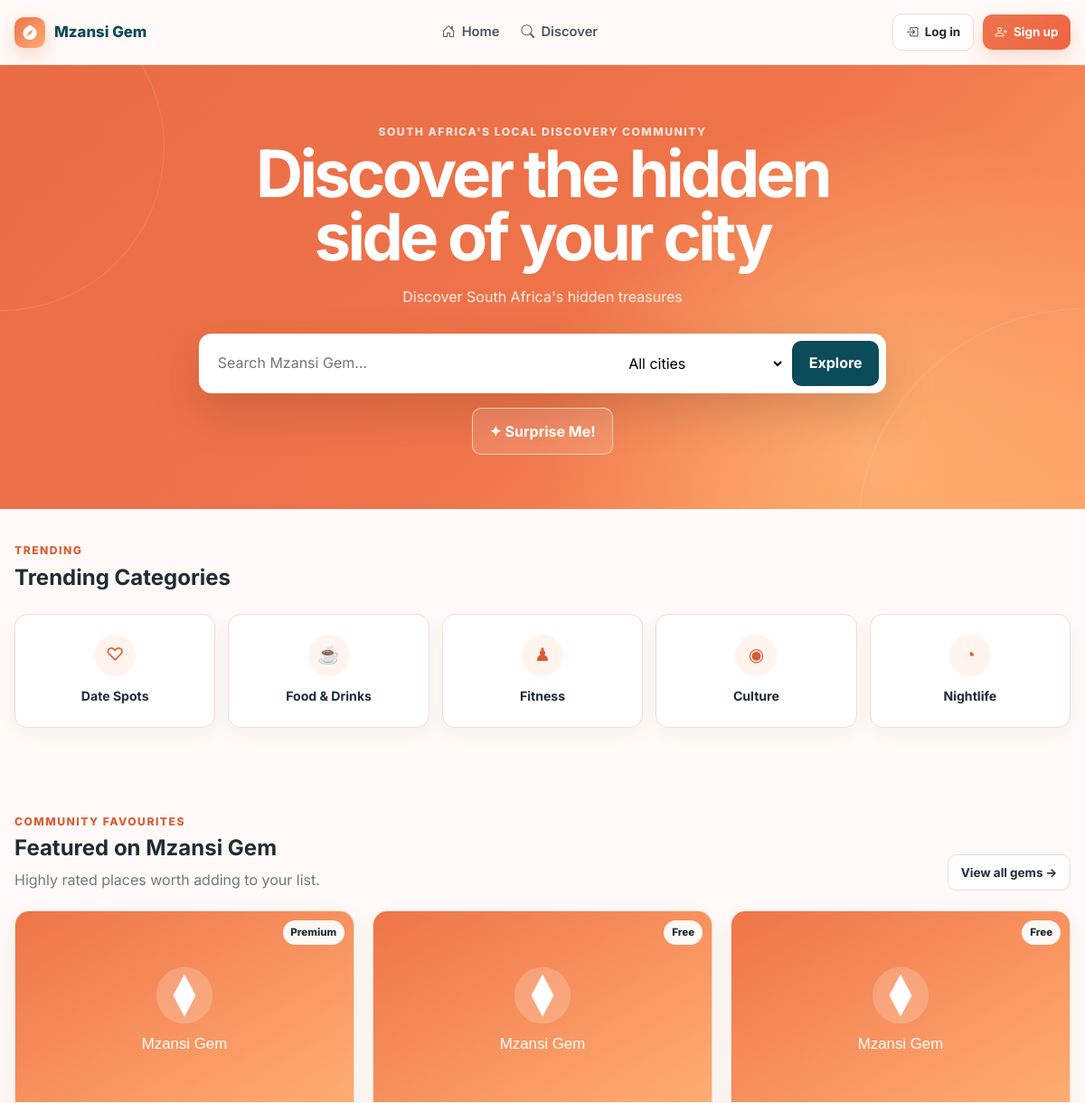
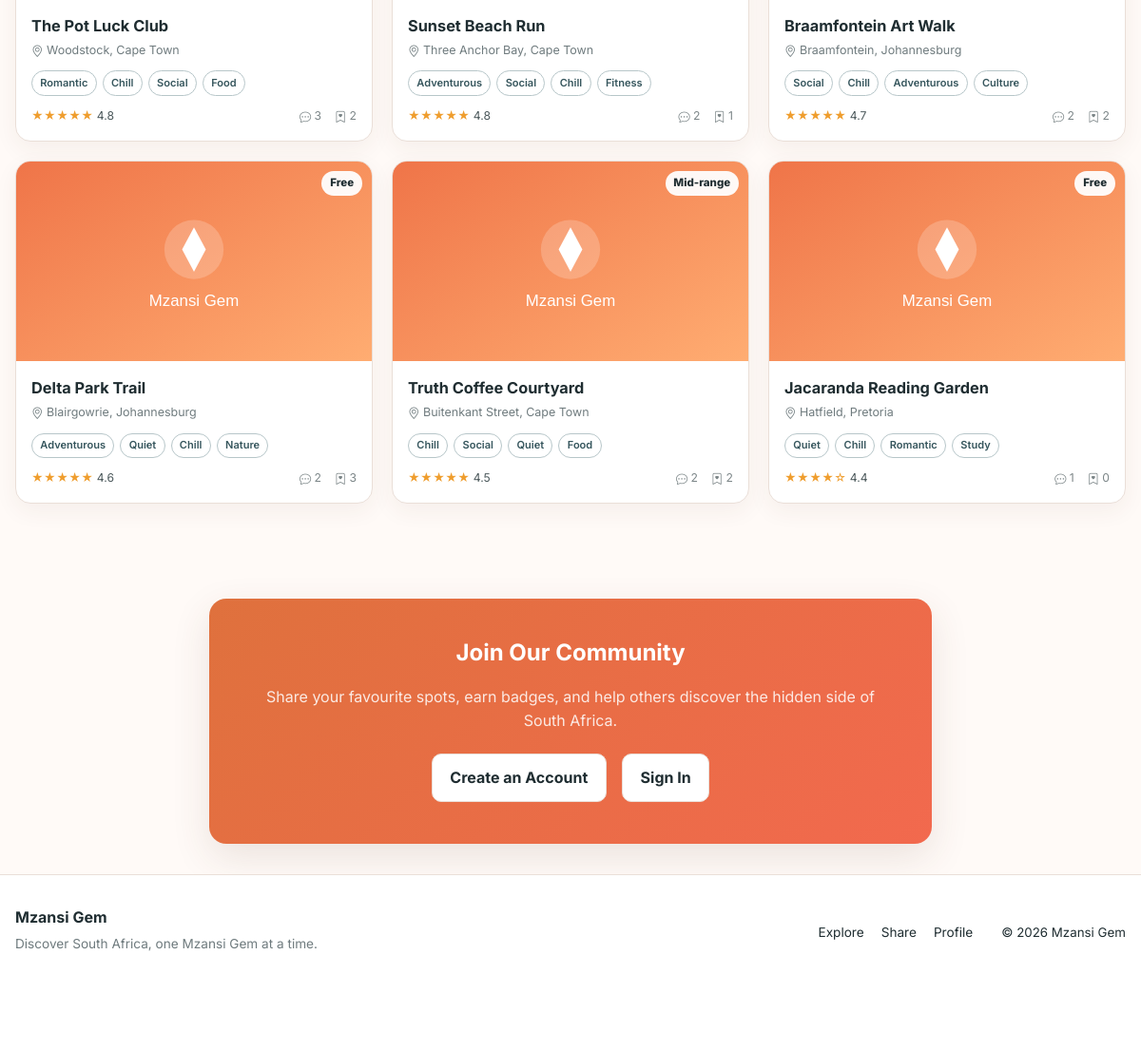
The page / on the database its author committed (2 pictures, top to bottom).
### tables this page shows
CREATE TABLE settings (
    setting_key VARCHAR(100) PRIMARY KEY,
    setting_value TEXT NOT NULL,
    updated_at TIMESTAMP NOT NULL DEFAULT CURRENT_TIMESTAMP ON UPDATE CURRENT_TIMESTAMP
);

CREATE TABLE gems (
    id INT UNSIGNED AUTO_INCREMENT PRIMARY KEY,
    user_id INT UNSIGNED NOT NULL,
    title VARCHAR(100) NOT NULL,
    slug VARCHAR(140) NOT NULL,
    description VARCHAR(500) NOT NULL,
    location VARCHAR(180) NOT NULL,
    city VARCHAR(100) NOT NULL,
    vibes VARCHAR(220) NOT NULL,
    budget_level ENUM('Free','Budget','Mid-range','Premium') NOT NULL,
    activity_type ENUM('Food','Fitness','Study','Nature','Nightlife','Culture') NOT NULL,
    operating_hours VARCHAR(100) NOT NULL DEFAULT 'All Day',
    cover_image VARCHAR(500) NULL,
    average_rating DECIMAL(3,2) NOT NULL DEFAULT 0,
    review_count INT UNSIGNED NOT NULL DEFAULT 0,
    status ENUM('pending','approved','rejected') NOT NULL DEFAULT 'pending',
    rejection_reason VARCHAR(255) NULL,
    created_at TIMESTAMP NOT NULL DEFAULT CURRENT_TIMESTAMP,
    updated_at TIMESTAMP NOT NULL DEFAULT CURRENT_TIMESTAMP ON UPDATE CURRENT_TIMESTAMP,
    approved_at DATETIME NULL,
    UNIQUE KEY unique_slug (slug),
    CONSTRAINT fk_gem_user FOREIGN KEY (user_id) REFERENCES users(id) ON DELETE CASCADE,
    INDEX idx_gems_status_city (status, city),
    INDEX idx_gems_activity (activity_type),
    FULLTEXT INDEX ft_gems_search (title, description, location, city)
);

### includes/functions.php (called while the page is built, shortened)
<?php
function url(string $path = ''): string
{
    return APP_URL . ($path !== '' ? '/' . ltrim($path, '/') : '');
}
function asset(string $path): string
{
    return url('assets/' . ltrim($path, '/'));
}
function e(mixed $value): string
{
    return htmlspecialchars((string)$value, ENT_QUOTES, 'UTF-8');
}
function current_user(): ?array
{
    $id = isset($_SESSION['user_id']) ? (int)$_SESSION['user_id'] : null;
    if (!$id) {
        return null;
    }
    $stmt = db()->prepare('SELECT * FROM users WHERE id = ? LIMIT 1');
    $stmt->execute([$id]);
    $user = $stmt->fetch();
    return $user;
}
function is_logged_in(): bool
{
    return current_user() !== null;
}
function setting(string $key, string $default = ''): string
{
    static $cache = [];
    if (array_key_exists($key, $cache)) {
        return $cache[$key];
    }
    $stmt = db()->prepare('SELECT setting_value FROM settings WHERE setting_key = ? LIMIT 1');
    $stmt->execute([$key]);
    $value = $stmt->fetchColumn();
    $resolved = $value === false ? $default : (string)$value;
    return $cache[$key] = $resolved;
}
function gem_image_url(array $gem, ?array $images = null): string
{
    if (!empty($gem['cover_image'])) {
        return str_starts_with((string)$gem['cover_image'], 'http') ? (string)$gem['cover_image'] : url((string)$gem['cover_image']);
    }
    return asset('images/gem-placeholder.svg');
}
function tag_list(?string $csv): array
{
    return array_values(array_filter(array_map('trim', explode(',', $csv))));
}
function render_stars(float $rating): string
{
    $rounded = (int)round($rating);
    return str_repeat('★', max(0, min(5, $rounded))) . str_repeat('☆', max(0, 5 - $rounded));
}
function query_gems(string $where = "g.status = 'approved'", array $params = [], string $order = 'g.created_at DESC', int $limit = 12): array
{
    $sql = "SELECT g.*, u.full_name AS contributor_name,
            (SELECT COUNT(*) FROM saved_gems sg WHERE sg.gem_id = g.id) AS saves,
            (SELECT COUNT(*) FROM gem_likes gl WHERE gl.gem_id = g.id) AS likes
            FROM gems g JOIN users u ON u.id = g.user_id
            WHERE {$where} ORDER BY {$order} LIMIT " . max(1, $limit);
    $stmt = db()->prepare($sql);
    $stmt->execute($params);
    return $stmt->fetchAll();
}

### config/database.php (called while the page is built, shortened)
<?php
function db(): PDO
{
    static $pdo = null;
    if ($pdo instanceof PDO) {
        return $pdo;
    }
    $dsn = sprintf('mysql:host=%s;port=%s;dbname=%s;charset=utf8mb4', DB_HOST, DB_PORT, DB_NAME);
    try {
        $pdo = new PDO($dsn, DB_USER, DB_PASS, [
            PDO::ATTR_ERRMODE => PDO::ERRMODE_EXCEPTION,
            PDO::ATTR_DEFAULT_FETCH_MODE => PDO::FETCH_ASSOC,
            PDO::ATTR_EMULATE_PREPARES => false,
        ]);
    } catch (PDOException $e) {
        http_response_code(500);
        $message = APP_ENV === 'development'
            ? 'Database connection failed: ' . htmlspecialchars($e->getMessage(), ENT_QUOTES, 'UTF-8')
            : 'Database connection failed.';
        exit('<div style="font-family:Arial;padding:2rem;max-width:760px;margin:auto"><h1>Mzansi Gem setup required</h1><p>' . $message . '</p><p>Import <code>database/install.sql</code> and check <code>config/config.php</code> or your environment variables.</p></div>');
    }
    return $pdo;
}

### includes/gem-card.php (the view, shortened to what this page needs)
<?php
$compact = $compact ?? false;
?>
<article class="gem-card<?= $compact ? ' gem-card-compact' : '' ?>">
    <a class="gem-image-wrap" href="<?= url('gem.php?id=' . (int)$gem['id']) ?>">
        <img class="gem-image" src="<?= e(gem_image_url($gem)) ?>" alt="<?= e($gem['title']) ?>" loading="lazy" onerror="this.onerror=null;this.src='<?= asset('images/gem-placeholder.svg') ?>'">
        <span class="budget-pill"><?= e($gem['budget_level']) ?></span>
    </a>
    <div class="gem-card-body">
        <div class="gem-card-heading">
            <div>
                <h3><a href="<?= url('gem.php?id=' . (int)$gem['id']) ?>"><?= e($gem['title']) ?></a></h3>
                <p class="muted"><i class="bi bi-geo-alt"></i> <?= e($gem['location']) ?></p>
            </div>
        </div>
        <div class="tag-row">
            <?php foreach (array_slice(tag_list($gem['vibes']), 0, 3) as $tag): ?><span class="tag"><?= e($tag) ?></span><?php endforeach; ?>
            <span class="tag"><?= e($gem['activity_type']) ?></span>
        </div>
        <div class="gem-meta-row">
            <span class="rating"><span class="stars"><?= e(render_stars((float)$gem['average_rating'])) ?></span> <?= number_format((float)$gem['average_rating'], 1) ?></span>
            <span><i class="bi bi-chat-dots"></i> <?= (int)$gem['review_count'] ?></span>
            <span><i class="bi bi-bookmark-heart"></i> <?= (int)($gem['saves'] ?? 0) ?></span>
        </div>
    </div>
</article>

### includes/header.php (shortened to what this page needs)
<?php
$siteName = setting('site_name', APP_NAME);
$bodyClass = $bodyClass ?? '';
$user = current_user();
?>
<!doctype html>
<html lang="en">
<head>
    <link rel="stylesheet" href="https://cdn.jsdelivr.net/npm/bootstrap-icons@1.13.1/font/bootstrap-icons.min.css">
    <link rel="stylesheet" href="<?= asset('css/style.css') ?>">
</head>
<body class="<?= e($bodyClass) ?>">
<header class="site-header">
    <div class="container header-inner">
        <a class="brand" href="<?= url('index.php') ?>" aria-label="Mzansi Gem home">
            <span class="brand-mark"><i class="bi bi-compass-fill" aria-hidden="true"></i></span>
            <span><?= e($siteName) ?></span>
        </a>
        <nav class="desktop-nav" aria-label="Primary navigation">
            <a href="<?= url('index.php') ?>"><i class="bi bi-house-door"></i> Home</a>
            <a href="<?= url('discover.php') ?>"><i class="bi bi-search"></i> Discover</a>
        </nav>
        <div class="header-actions">
            <?php if ($user): ?>
                <a class="avatar-link" href="<?= url('profile.php') ?>" title="Open profile">
                    <span class="avatar"><?= e(mb_strtoupper(mb_substr($user['full_name'], 0, 1))) ?></span>
                    <span class="hide-small"><?= e(explode(' ', $user['full_name'])[0]) ?></span>
                </a>
            <?php else: ?>
                <a class="btn btn-ghost btn-sm" href="<?= url('login.php') ?>"><i class="bi bi-box-arrow-in-right"></i> Log in</a>
                <a class="btn btn-primary btn-sm" href="<?= url('register.php') ?>"><i class="bi bi-person-plus"></i> Sign up</a>
            <?php endif; ?>
        </div>
    </div>
</header>

### index.php (shortened to what this page needs)
<?php
$featured = query_gems("g.status = 'approved'", [], 'g.average_rating DESC, g.review_count DESC', 6);
require __DIR__ . '/includes/header.php';
?>
<section class="hero">
    <div class="container hero-content">
        <span class="eyebrow" style="color:#fff;opacity:.8">South Africa's local discovery community</span>
        <h1>Discover the hidden side of your city</h1>
        <p><?= e(setting('site_description', 'Explore lesser-known gems, authentic experiences, and community favourites across South Africa.')) ?></p>
        <form class="search-panel" action="<?= url('discover.php') ?>" method="get">
            <input name="q" aria-label="Search" placeholder="Search Mzansi Gem…">
            <select name="city" aria-label="City">
                <option value="">All cities</option>
            </select>
            <button class="btn btn-secondary" type="submit">Explore</button>
        </form>
        <div class="hero-actions">
            <button class="btn btn-ghost" type="button" data-surprise-me>✦ Surprise Me!</button>
        </div>
    </div>
</section>
<section class="section-tight">
    <div class="container">
        <div class="section-head"><div><span class="eyebrow">Trending</span><h2>Trending Categories</h2></div></div>
        <div class="category-grid">
            <a class="category-card" href="<?= url('discover.php?vibe=Romantic') ?>"><span class="category-icon">♡</span><strong>Date Spots</strong></a>
            <a class="category-card" href="<?= url('discover.php?activity=Food') ?>"><span class="category-icon">☕</span><strong>Food & Drinks</strong></a>
            <a class="category-card" href="<?= url('discover.php?activity=Fitness') ?>"><span class="category-icon">♟</span><strong>Fitness</strong></a>
            <a class="category-card" href="<?= url('discover.php?activity=Culture') ?>"><span class="category-icon">◉</span><strong>Culture</strong></a>
            <a class="category-card" href="<?= url('discover.php?activity=Nightlife') ?>"><span class="category-icon">◔</span><strong>Nightlife</strong></a>
        </div>
    </div>
</section>
<section class="section">
    <div class="container">
        <div class="section-head">
            <div><span class="eyebrow">Community favourites</span><h2>Featured on Mzansi Gem</h2><p class="muted">Highly rated places worth adding to your list.</p></div>
            <a class="btn btn-ghost btn-sm" href="<?= url('discover.php') ?>">View all gems →</a>
        </div>
        <div class="gem-grid">
            <?php foreach ($featured as $gem) { require __DIR__ . '/includes/gem-card.php'; } ?>
        </div>
    </div>
</section>
<section class="section-tight">
    <div class="container">
        <div class="community-cta">
            <h2>Join Our Community</h2>
            <p>Share your favourite spots, earn badges, and help others discover the hidden side of South Africa.</p>
            <?php if (is_logged_in()): ?>
                <a class="btn btn-ghost" href="<?= url('share.php') ?>">Share a Mzansi Gem</a>
                <a class="btn btn-ghost" href="<?= url('profile.php') ?>">View Your Profile</a>
            <?php else: ?>
                <a class="btn btn-ghost" href="<?= url('register.php') ?>">Create an Account</a>
                <a class="btn btn-ghost" href="<?= url('login.php') ?>">Sign In</a>
            <?php endif; ?>
        </div>
    </div>
</section>
<?php require __DIR__ . '/includes/footer.php'; ?>

### rows shown on the page
settings: setting_value "Mzansi Gem"
settings: setting_value "Discover South Africa's hidden treasures"
gems: budget_level "Premium", title "The Pot Luck Club", location "Woodstock, Cape Town", vibes "Romantic", vibes "Chill", vibes "Social", activity_type "Food", average_rating "★★★★★", average_rating "4.8", review_count "3", saves "2"
gems: budget_level "Free", title "Sunset Beach Run", location "Three Anchor Bay, Cape Town", vibes "Adventurous", vibes "Social", vibes "Chill", activity_type "Fitness", average_rating "★★★★★", average_rating "4.8", review_count "2", saves "1"
gems: budget_level "Free", title "Braamfontein Art Walk", location "Braamfontein, Johannesburg", vibes "Social", vibes "Chill", vibes "Adventurous", activity_type "Culture", average_rating "★★★★★", average_rating "4.7", review_count "2", saves "2"
gems: budget_level "Free", title "Delta Park Trail", location "Blairgowrie, Johannesburg", vibes "Adventurous", vibes "Quiet", vibes "Chill", activity_type "Nature", average_rating "★★★★★", average_rating "4.6", review_count "2", saves "3"
gems: budget_level "Mid-range", title "Truth Coffee Courtyard", location "Buitenkant Street, Cape Town", vibes "Chill", vibes "Social", vibes "Quiet", activity_type "Food", average_rating "★★★★★", average_rating "4.5", review_count "2", saves "2"
gems: budget_level "Free", title "Jacaranda Reading Garden", location "Hatfield, Pretoria", vibes "Quiet", vibes "Chill", vibes "Romantic", activity_type "Study", average_rating "★★★★☆", average_rating "4.4", review_count "1", saves "0"

### other values the page prints
$siteName "Mzansi Gem"
